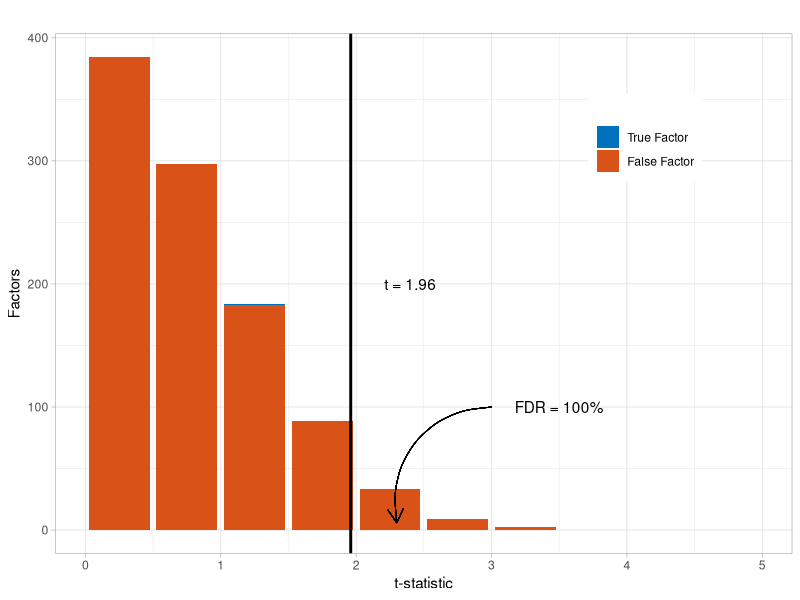

Write the R code that produced this figure. (Note: this script raises an error after producing the figure.)
# 2021 11 Andrew
# Just making a figure for the intro

# ENVIRONMENT ====

setwd('D:/OneDrive/t-hurdles/2021-07-PostOpenAP/code-intuition')

rm(list=ls())
library(data.table)
library(tidyverse)
library(ggplot2)
#library(ggthemes)
library(gridExtra)

# parameters
pnull = 0.44
N = 1000 #1e4

SE = 15/sqrt(12*240)
lambda = 0.555

n_simulations <- 50

# function for creating histogram data hdat
sim = function(pnull, lambda, SE){
  dat = data.frame(
    t = abs(rnorm(pnull*N*n_simulations)), group = F
  ) %>% rbind(
    data.frame(
      t = abs(rnorm((1-pnull)*N*n_simulations) + rexp((1-pnull)*N*n_simulations, rate = 1 / lambda)/SE)
      , group = T
    )
  ) %>% 
    mutate(
      group = factor(
        group
        , levels = c(T,F)
      )
    )
  
} # end function sim

makehist = function(dat){
  edge = seq(0,10, 0.5)
  tmid = edge[1:(length(edge)-1)] + 0.25
  hdat2 = data.frame(
    bin = 1:length(tmid), tmid
  )
  
  hdat = dat %>% 
    filter(t>min(edge), t<max(edge)) %>% 
    group_by(group) %>% 
    mutate(
      bin = findInterval(t,edge)
    ) %>% 
    group_by(group,bin) %>% 
    summarize(
      n = n()/n_simulations
    ) %>% 
    left_join(hdat2)  
} # end function makehist



# HIGH FDR ====

dat = sim(pnull = 0.9999, lambda, SE)
hdat = makehist(dat)

fdr = dat %>% filter(t>1.96) %>% 
  summarize(fdr = round(mean(group == F)*100))


plot = ggplot(hdat, aes(x=tmid, y=n, fill=group)) + 
  geom_bar(stat='identity', position='stack') +
  geom_vline(xintercept = 1.96, size = 1) + 
  labs(title = "", x = "t-statistic", y = "Factors") +
  
  scale_fill_manual(
    labels = c("True Factor", "False Factor"), 
    values = c(rgb(0,0.4470,0.7410), rgb(0.8500, 0.3250, 0.0980)),
    name = ""
  ) +
  theme_light() +
  theme(
    legend.position = c(0.8, 0.8),
    legend.title = NULL
  )  +
  annotate(
    geom = "text",
    label = "t = 1.96",
    x = 2.4,
    y = N/5
  ) +
  geom_curve(aes(x = 3, y = N/10, xend = 2.3, yend = 6),
             arrow = arrow(length = unit(0.03, "npc")),
             colour = "black", size = 0.3
  ) +
  annotate(
    geom = "text",
    label = paste0("FDR = ", fdr$fdr, '%'),
    x = 3.5,
    y = N/10
  )

plot

ggsave(plot, filename = 'output/intro-hi-FDR.pdf', width = 5, height = 2.3)


# MED FDR ====
dat = sim(pnull = 0.44, lambda, SE)
hdat = makehist(dat)

fdr = dat %>% filter(t>1.96) %>% 
  summarize(fdr = round(mean(group == F)*100))


plot = ggplot(hdat, aes(x=tmid, y=n, fill=group)) + 
  geom_bar(stat='identity', position='stack') +
  geom_vline(xintercept = 1.96, size = 1) + 
  labs(title = "", x = "t-statistic", y = "Factors") +
  
  scale_fill_manual(
    labels = c("True Factor", "False Factor"), 
    values = c(rgb(0,0.4470,0.7410), rgb(0.8500, 0.3250, 0.0980)),
    name = ""
  ) +
  theme_light() +
  theme(
    legend.position = c(0.8, 0.8),
    legend.title = NULL
  )  +
  annotate(
    geom = "text",
    label = "t = 1.96",
    x = 2.8,
    y = N/5
  ) +
  geom_curve(aes(x = 3, y = N/10, xend = 2.3, yend = 6),
             arrow = arrow(length = unit(0.03, "npc")),
             colour = "black", size = 0.3
  ) +
  annotate(
    geom = "text",
    label = paste0("FDR = ", fdr$fdr, '%'),
    x = 4.0,
    y = N/10
  ) + 
  ylim(-20, 280)

plot

ggsave(plot, filename = 'output/intro-med-FDR.pdf', width = 5, height = 2.3)


dat %>% filter(t>1.96) %>% summarize(n()/n_simulations)

# LOW FDR ====

dat = sim(pnull = 0.12, lambda, SE)
hdat = makehist(dat)

fdr = dat %>% filter(t>1.96) %>% 
  summarize(fdr = round(mean(group == F)*100))


plot = ggplot(hdat, aes(x=tmid, y=n, fill=group)) + 
  geom_bar(stat='identity', position='stack') +
  geom_vline(xintercept = 1.96, size = 1) + 
  labs(title = "", x = "t-statistic", y = "Factors") +
  
  scale_fill_manual(
    labels = c("True Factor", "False Factor"), 
    values = c(rgb(0,0.4470,0.7410), rgb(0.8500, 0.3250, 0.0980)),
    name = ""
  ) +
  theme_light() +
  theme(
    legend.position = c(0.8, 0.8),
    legend.title = NULL
  )  +
  annotate(
    geom = "text",
    label = "t = 1.96",
    x = 2.8,
    y = N/5
  ) +
  geom_curve(aes(x = 3, y = N/10, xend = 2.3, yend = 6),
             arrow = arrow(length = unit(0.03, "npc")),
             colour = "black", size = 0.3
  ) +
  annotate(
    geom = "text",
    label = paste0("FDR = ", fdr$fdr, '%'),
    x = 4.0,
    y = N/10
  ) + 
  ylim(-20, 280)

plot

ggsave(plot, filename = 'output/intro-low-FDR.pdf', width = 5, height = 2.3)





# OTHER STUFF ====

r = function(x){
  dnorm(x)/dexp(x, rate = 1/2)
}

R = function(a,b,lambda){
  numer = 2*(pnorm(b)-pnorm(a))
  denom = pexp(b, rate = 1/lambda) - pexp(a, rate = 1/lambda)
  numer/denom
}

L = function(x){
  x/(1-x)
}


r(2.0)



R(2,3,2) - R(2,10,2)

L(0.5)